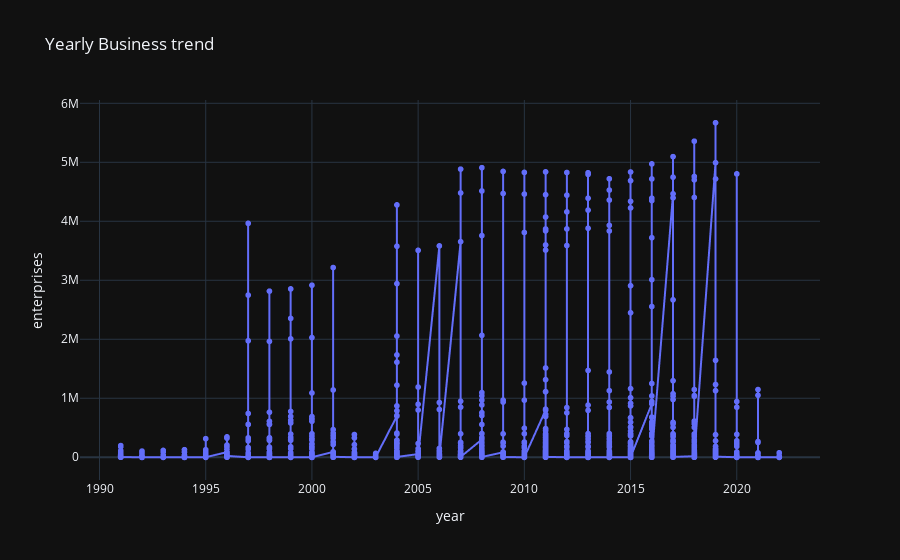

The notebook cell saved with this chart:
### Code cell
import plotly.express as px
import pandas as pd


# Create interactive line chart
fig = px.line(df_melted, x="year", y="enterprises", title="Yearly Business trend", markers=True)

# Show the chart
fig.show()

### Figure 1 — Plotly figure (JSON) as saved in the notebook; plotly's stock layout.template omitted (floating-point values rounded to 4 significant figures; data arrays with more than 128 entries replaced by an {"elided": "..."} marker saying what was removed)
{"data": [{"hovertemplate": "year=%{x}<br>enterprises=%{y}<extra></extra>", "legendgroup": "", "line": {"color": "#636efa", "dash": "solid"}, "marker": {"symbol": "circle"}, "mode": "lines+markers", "name": "", "showlegend": false, "x": {"elided": "29797 int values"}, "xaxis": "x", "y": {"elided": "29797 int values"}, "yaxis": "y", "type": "scattergl"}], "layout": {"xaxis": {"anchor": "y", "domain": [0.0, 1.0], "title": {"text": "year"}}, "yaxis": {"anchor": "x", "domain": [0.0, 1.0], "title": {"text": "enterprises"}}, "legend": {"tracegroupgap": 0}, "title": {"text": "Yearly Business trend"}}}
